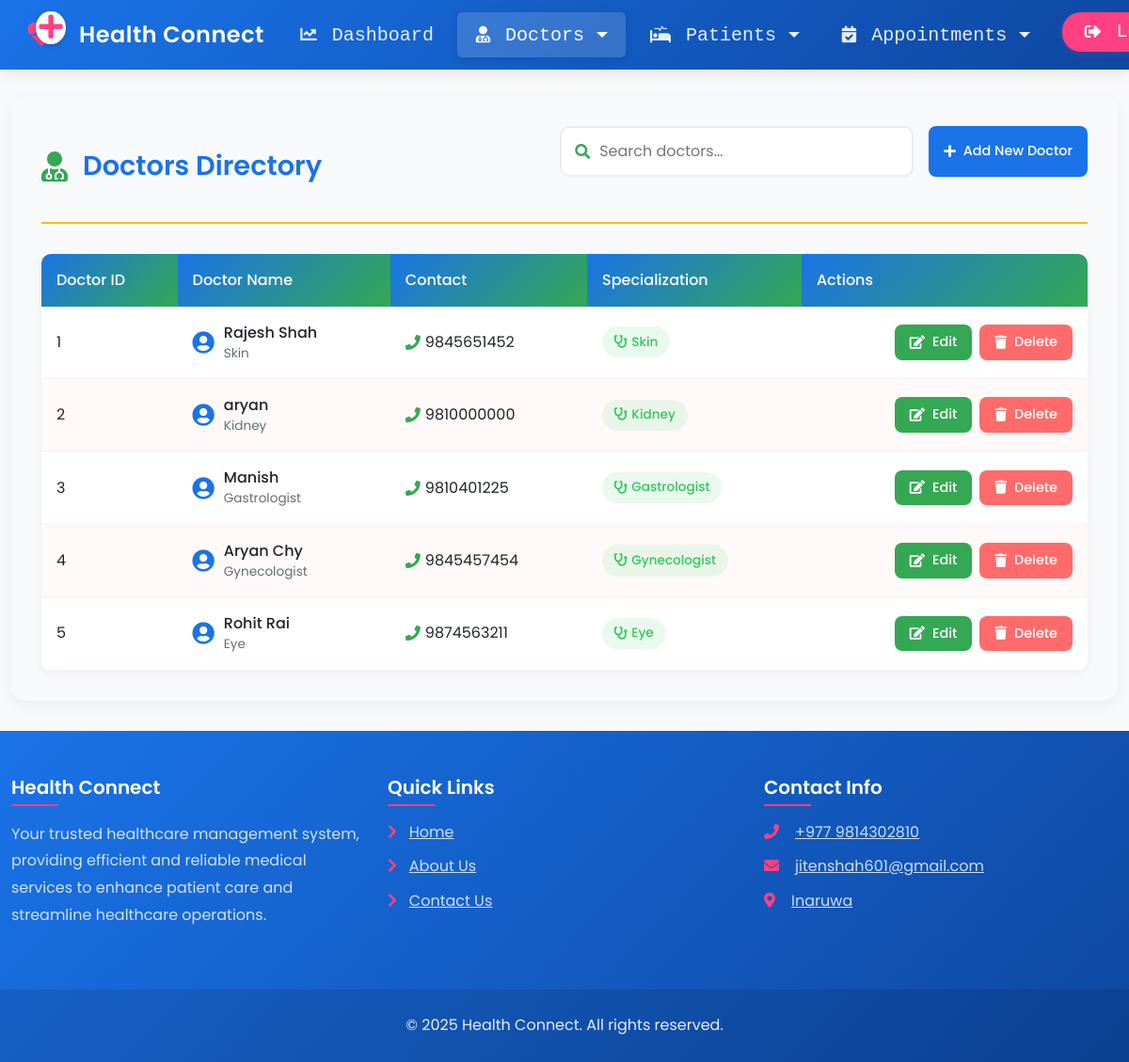
/view_doctor/ (signed in), run on the app's committed database.
### Health/models.py (models this page shows, shortened)
class Doctor(models.Model):
    name = models.CharField(max_length=50)
    mobile = models.IntegerField(max_length=15)
    special = models.CharField(max_length=50)

### Health/views.py (the view)
# urls.py: path('view_doctor/', View_Doctor, name='view_doctor'),
def View_Doctor(request):
    if not request.user.is_staff:
        return redirect('login')
    doc = Doctor.objects.all().order_by('id')  # Order by ID for consistency
    d = {'doc': doc}
    return render(request, 'view_doctor.html', d)

### Health/templates/view_doctor.html (shortened to what this page needs)
{% extends 'navigationbar.html' %}
{% load static %}
{% block body %}
<div class="view-container container">
    <div class="view-header">
        <div class="view-title">
            <i class="fas fa-user-md"></i>
            <span>Doctors Directory</span>
        </div>
        <div class="filter-section">
            <div class="search-box">
                <i class="fas fa-search"></i>
                <input type="text" id="doctorSearch" placeholder="Search doctors...">
            </div>
            <a href="{% url 'add_doctor' %}" class="btn-action btn-view">
                <i class="fas fa-plus"></i> Add New Doctor
            </a>
        </div>
    </div>
    <div class="table-responsive">
        <table class="custom-table" id="doctorsTable">
            <thead>
                <tr>
                    <th>Doctor ID</th>
                    <th>Doctor Name</th>
                    <th>Contact</th>
                    <th>Specialization</th>
                    <th>Actions</th>
                </tr>
            </thead>
            <tbody>
                {% for i in doc %}
                <tr>
                    <td>{{ i.id }}</td>
                    <td>
                        <div style="display: flex; align-items: center; gap: 10px;">
                            <i class="fas fa-user-circle" style="color: var(--primary-color); font-size: 1.5rem;"></i>
                            <div>
                                <div style="font-weight: 500;">{{ i.name }}</div>
                                <div style="font-size: 0.85rem; color: var(--text-secondary);">{{ i.special }}</div>
                            </div>
                        </div>
                    </td>
                    <td>
                        <div style="display: flex; align-items: center; gap: 5px;">
                            <i class="fas fa-phone" style="color: var(--secondary-color);"></i>
                            {{ i.mobile }}
                        </div>
                    </td>
                    <td>
                        <span class="status-badge status-active">
                            <i class="fas fa-stethoscope"></i>
                            {{ i.special }}
                        </span>
                    </td>
                    <td>
                        <div class="action-buttons">
                            <a href="{% url 'edit_doctor' i.id %}" class="btn-action btn-edit" title="Edit Doctor">
                                <i class="fas fa-edit"></i> Edit
                            </a>
                            <a href="{% url 'delete_doctor' i.id %}"
                               onclick="return confirm('Are you sure you want to remove this doctor from the system?')"
                               class="btn-action btn-delete" title="Delete Doctor">
                                <i class="fas fa-trash"></i> Delete
                            </a>
                        </div>
                    </td>
                </tr>
                {% endfor %}
            </tbody>
        </table>
    </div>
</div>
{% endblock %}

### Health/static/css/mystyle.css (style rules this page uses)
:root { --primary-color: #1a73e8; --secondary-color: #34a853; --accent-color: #fbbc04; --danger-color: #ea4335; --light-bg: #f8f9fa; --dark-bg: #2d3436; --text-primary: #2d3436; --text-secondary: #636e72; --border-color: #e9ecef; --hover-color: #f1f3f4; --shadow-sm: 0 2px 4px rgba(0,0,0,0.05); --shadow-md: 0 4px 6px rgba(0,0,0,0.1); --shadow-lg: 0 10px 15px rgba(0,0,0,0.1); }
body { font-family: 'Poppins', sans-serif; background-color: #f8f9fa; padding-top: 70px; min-height: 100vh; display: flex; flex-direction: column; }
.container { max-width: 1200px; margin: 0 auto; }
.view-container { padding: 2rem; background: var(--light-bg); border-radius: 15px; box-shadow: 0 5px 15px rgba(0, 0, 0, 0.05); margin: 2rem auto; }
.view-header { display: flex; justify-content: space-between; align-items: center; margin-bottom: 2rem; padding-bottom: 1rem; border-bottom: 2px solid var(--accent-color); }
.view-title { font-size: 1.8rem; color: var(--primary-color); font-weight: 600; display: flex; align-items: center; gap: 1rem; }
.view-title i { color: var(--secondary-color); font-size: 2rem; }
.table-responsive { background: white; border-radius: 10px; box-shadow: 0 2px 10px rgba(0, 0, 0, 0.05); overflow: hidden; }
.custom-table { width: 100%; border-collapse: separate; border-spacing: 0; margin: 0; }
.custom-table thead th { background: linear-gradient(135deg, var(--primary-color), var(--secondary-color)); color: white; padding: 1rem; font-weight: 500; text-align: left; border: none; white-space: nowrap; }
.custom-table tbody tr { transition: all 0.3s ease; }
.custom-table tbody tr:nth-child(even) { background-color: rgba(250, 208, 196, 0.1); }
.custom-table td { padding: 1rem; border-bottom: 1px solid rgba(230, 178, 186, 0.2); vertical-align: middle; }
.action-buttons { display: flex; gap: 0.5rem; justify-content: flex-end; }
.btn-action { padding: 0.5rem 1rem; border: none; border-radius: 8px; font-weight: 500; display: inline-flex; align-items: center; gap: 0.5rem; transition: all 0.3s ease; text-decoration: none; font-size: 0.9rem; }
.btn-edit { background-color: var(--secondary-color); color: white; }
.btn-delete { background-color: #ff6b6b; color: white; }
.btn-view { background-color: var(--primary-color); color: white; }
.status-badge { padding: 0.4rem 0.8rem; border-radius: 20px; font-size: 0.85rem; font-weight: 500; display: inline-flex; align-items: center; gap: 0.3rem; }
.status-active { background-color: rgba(52, 199, 89, 0.1); color: #34c759; }
.filter-section { display: flex; gap: 1rem; margin-bottom: 2rem; flex-wrap: wrap; }
.search-box { flex: 1; min-width: 250px; position: relative; }
.search-box input { width: 100%; padding: 0.8rem 1rem 0.8rem 2.5rem; border: 2px solid var(--border-color); border-radius: 10px; font-size: 1rem; transition: all 0.3s ease; }
.search-box i { position: absolute; left: 1rem; top: 50%; transform: translateY(-50%); color: var(--secondary-color); }

### Health/static/css/navbar.css (style rules this page uses)
body { font-family: 'Poppins', sans-serif; background-color: #f8f9fa; padding-top: 70px; min-height: 100vh; display: flex; flex-direction: column; }
.container { max-width: 1200px; margin: 0 auto; }

### data on the page
Doctor: id "1", name "Rajesh Shah", special "Skin", mobile "9845651452"
Doctor: id "2", name "aryan", special "Kidney", mobile "9810000000"
Doctor: id "3", name "Manish", special "Gastrologist", mobile "9810401225"
Doctor: id "4", name "Aryan Chy", special "Gynecologist", mobile "9845457454"
Doctor: id "5", name "Rohit Rai", special "Eye", mobile "9874563211"
